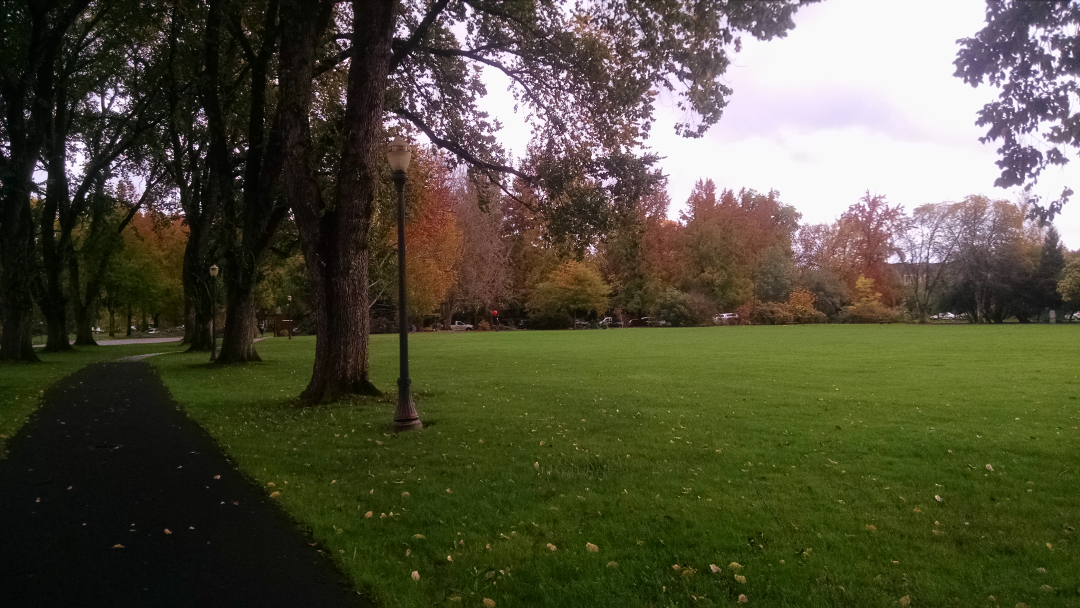
//> input picture photos/Balloon_Park_50.jpg, 4320 x 2432 px, given in place of the camera (shown at 1/4 size)
$ ./FilterTunner   (built with g++ and OpenCV 4)
//> lines starting //> are read from the running program, lines starting //| are printed output that depends on the picture; after the words box and inside, x2 and y2 are one past the last pixel; in counts of white or black regions, pixels touching at a corner belong together
//objectTrackingTutorial.cpp

//Written by  Kyle Hounslow 2013

//Permission is hereby granted, free of charge, to any person obtaining a copy of this software and associated documentation files (the "Software")
//, to deal in the Software without restriction, including without limitation the rights to use, copy, modify, merge, publish, distribute, sublicense,
//and/or sell copies of the Software, and to permit persons to whom the Software is furnished to do so, subject to the following conditions:

//The above copyright notice and this permission notice shall be included in all copies or substantial portions of the Software.

//THE SOFTWARE IS PROVIDED "AS IS", WITHOUT WARRANTY OF ANY KIND, EXPRESS OR IMPLIED, INCLUDING BUT NOT LIMITED TO THE WARRANTIES OF MERCHANTABILITY,
//FITNESS FOR A PARTICULAR PURPOSE AND NONINFRINGEMENT. IN NO EVENT SHALL THE AUTHORS OR COPYRIGHT HOLDERS BE LIABLE FOR ANY CLAIM, DAMAGES OR OTHER
//LIABILITY, WHETHER IN AN ACTION OF CONTRACT, TORT OR OTHERWISE, ARISING FROM, OUT OF OR IN CONNECTION WITH THE SOFTWARE OR THE USE OR OTHER DEALINGS
//IN THE SOFTWARE.

#include <sstream>
#include <string>
#include <iostream>
#include "opencv2/opencv.hpp"
#include "opencv2/gpu/gpu.hpp"
#include "opencv2/highgui/highgui.hpp"
#include <stdio.h>

using namespace cv;
//initial min and max HSV filter values.
//these will be changed using trackbars
int H_MIN = 0;
int H_MAX = 255;
int S_MIN = 0;
int S_MAX = 255;
int V_MIN = 0;
int V_MAX = 255;

//default capture width and height
const int FRAME_WIDTH = 640;
const int FRAME_HEIGHT = 480;
//max number of objects to be detected in frame
const int MAX_NUM_OBJECTS=50;
//minimum and maximum object area
const int MIN_OBJECT_AREA = 20*20;
const int MAX_OBJECT_AREA = FRAME_HEIGHT*FRAME_WIDTH/1.5;
//names that will appear at the top of each window
const string windowName = "Original Image";
const string windowName1 = "HSV Image";
const string windowName2 = "Thresholded Image";
const string windowName3 = "After Morphological Operations";
const string trackbarWindowName = "Trackbars";
void on_trackbar( int, void* )
{//This function gets called whenever a
	// trackbar position is changed


}
// [7 lines left out: function intToString, not called in this run]
void createTrackbars(){
	//create window for trackbars


    namedWindow(trackbarWindowName,0);
	//create memory to store trackbar name on window
	char TrackbarName[50];
	sprintf( TrackbarName, "H_MIN", H_MIN);
	sprintf( TrackbarName, "H_MAX", H_MAX);
	sprintf( TrackbarName, "S_MIN", S_MIN);
	sprintf( TrackbarName, "S_MAX", S_MAX);
	sprintf( TrackbarName, "V_MIN", V_MIN);
	sprintf( TrackbarName, "V_MAX", V_MAX);
	//create trackbars and insert them into window
	//3 parameters are: the address of the variable that is changing when the trackbar is moved(eg.H_LOW),
	//the max value the trackbar can move (eg. H_HIGH),
	//and the function that is called whenever the trackbar is moved(eg. on_trackbar)
	//                                  ---->    ---->     ---->
    createTrackbar( "H_MIN", trackbarWindowName, &H_MIN, H_MAX, on_trackbar );
//> slider 'H_MIN' is set to 51
    createTrackbar( "H_MAX", trackbarWindowName, &H_MAX, H_MAX, on_trackbar );
    createTrackbar( "S_MIN", trackbarWindowName, &S_MIN, S_MAX, on_trackbar );
//> slider 'S_MIN' is set to 51
    createTrackbar( "S_MAX", trackbarWindowName, &S_MAX, S_MAX, on_trackbar );
    createTrackbar( "V_MIN", trackbarWindowName, &V_MIN, V_MAX, on_trackbar );
//> slider 'V_MIN' is set to 51
    createTrackbar( "V_MAX", trackbarWindowName, &V_MAX, V_MAX, on_trackbar );


}
// [88 lines left out: functions drawObject, morphOps, trackFilteredObject, not called in this run]
int main(int argc, char* argv[])
{
	//some boolean variables for different functionality within this
	//program
    bool trackObjects = false;
    bool useMorphOps = false;
	//Matrix to store each frame of the webcam feed
	Mat cameraFeed;
	//matrix storage for HSV image
	Mat HSV;
	vector<Mat> hsvplanes1(3);
	//matrix storage for binary threshold image
	Mat threshold;
	//x and y values for the location of the object
	int x=0, y=0;
	//create slider bars for HSV filtering
	createTrackbars();
	//video capture object to acquire webcam feed
	VideoCapture capture;
	//open capture object at location zero (default location for webcam)
	capture.open(0);
	//set height and width of capture frame
	capture.set(CV_CAP_PROP_FRAME_WIDTH,FRAME_WIDTH);
	capture.set(CV_CAP_PROP_FRAME_HEIGHT,FRAME_HEIGHT);
	//start an infinite loop where webcam feed is copied to cameraFeed matrix
	//all of our operations will be performed within this loop
	while(1){
		//store image to matrix
		capture.read(cameraFeed);
//> cameraFeed is the input picture: 2432 rows x 4320 cols, CV_8UC3; mean B, G, R 59.9, 80.8, 82.4
		//convert frame from BGR to HSV colorspace

		GaussianBlur( cameraFeed, cameraFeed, Size(3,3), 0, 0, BORDER_DEFAULT );
		cvtColor( cameraFeed, cameraFeed, CV_RGB2HSV );
//> cameraFeed: 2432 rows x 4320 cols, CV_8UC3; mean H, S, V 93, 121.6, 87.9
		split(cameraFeed, hsvplanes1);
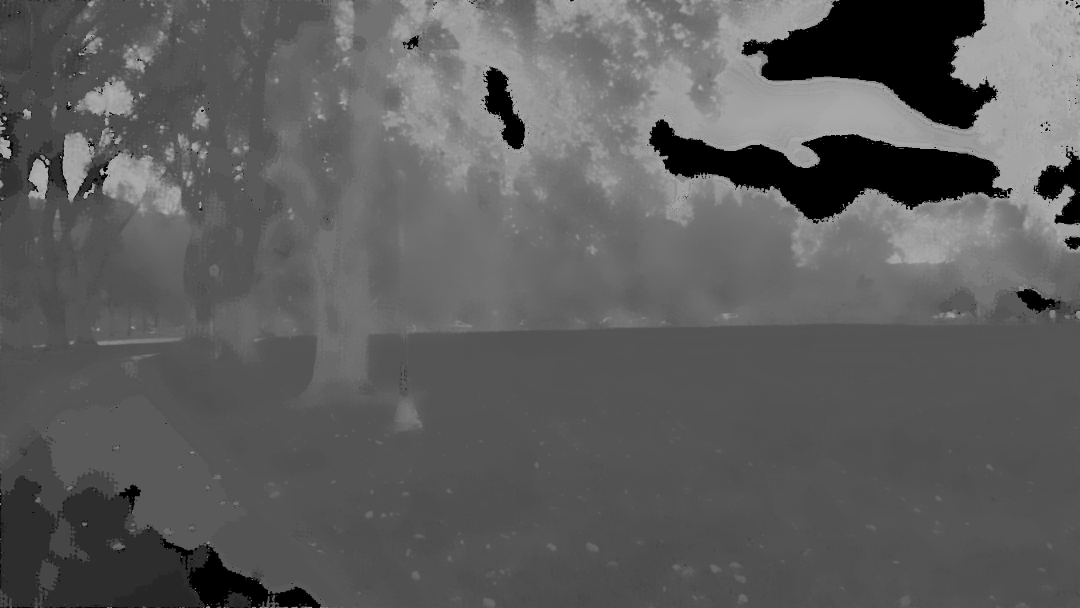
//> hsvplanes1[0]: 2432 rows x 4320 cols, CV_8UC1 (shown at 1/4 size); min 0, max 179, mean 93
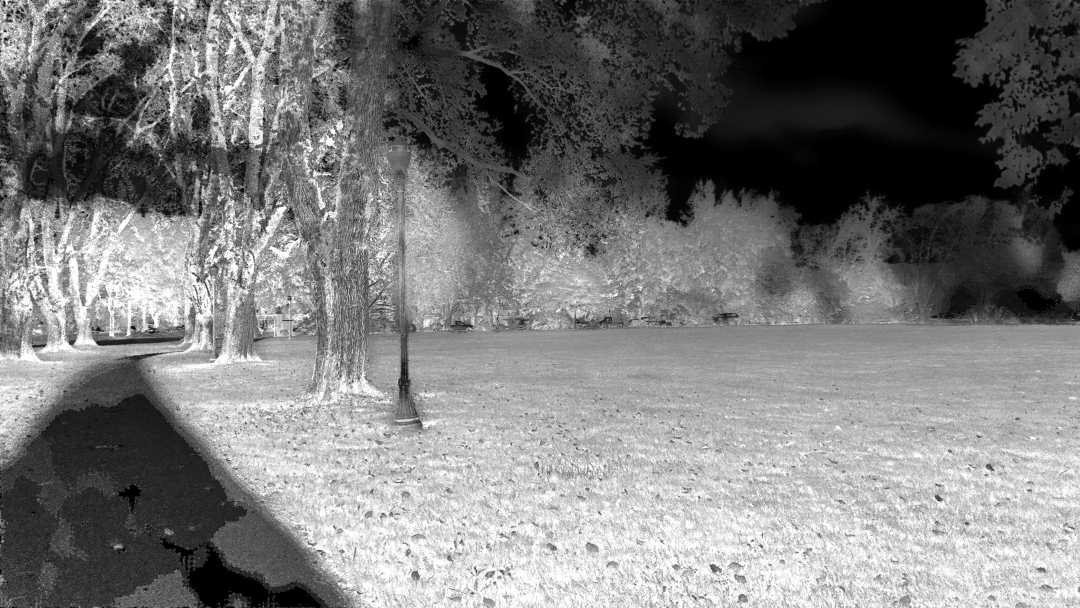
//> hsvplanes1[1]: 2432 rows x 4320 cols, CV_8UC1 (shown at 1/4 size); min 0, max 255, mean 121.6
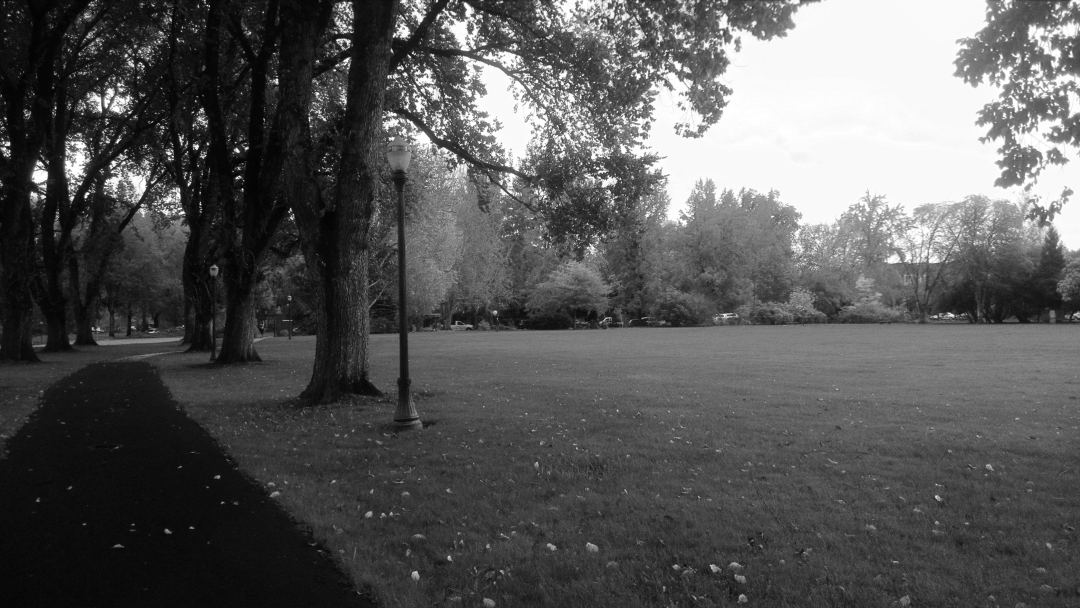
//> hsvplanes1[2]: 2432 rows x 4320 cols, CV_8UC1 (shown at 1/4 size); min 1, max 255, mean 87.9
		//absdiff(hsvplanes1[0], Scalar(90), hsvplanes1[0]);
		cv::inRange(hsvplanes1[0], Scalar(H_MIN), Scalar(H_MAX), hsvplanes1[0]);
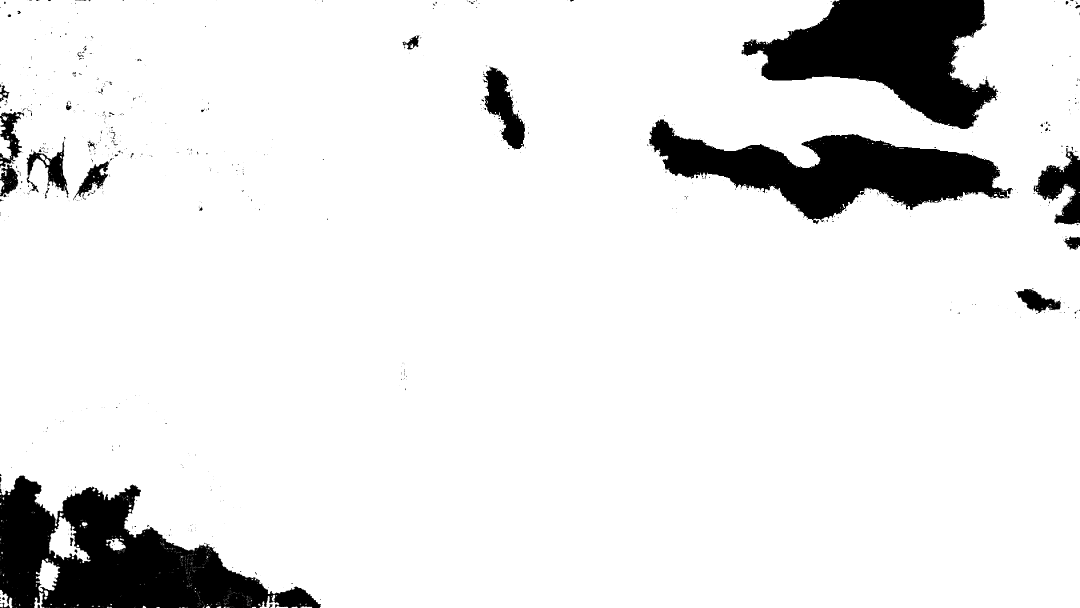
//> hsvplanes1[0]: 2432 rows x 4320 cols, CV_8UC1 (shown at 1/4 size); 90.6% white; 848 black regions (714 under 20 px), largest, box (x1, y1, x2, y2) and area: (0, 1902, 1284, 2432) 336711, (2966, 0, 3993, 516) 282733, (2596, 478, 4052, 897) 260014
		cv::inRange(hsvplanes1[1], Scalar(S_MIN), Scalar(S_MAX), hsvplanes1[1]);
//> hsvplanes1[1]: 2432 rows x 4320 cols, CV_8UC1; 74.6% white; 7780 black regions (5741 under 20 px), largest, box (x1, y1, x2, y2) and area: (2123, 0, 4320, 1290) 1550719, (106, 1573, 1333, 2432) 375971, (1544, 0, 2200, 687) 188571
		cv::inRange(hsvplanes1[2], Scalar(V_MIN), Scalar(V_MAX), hsvplanes1[2]);
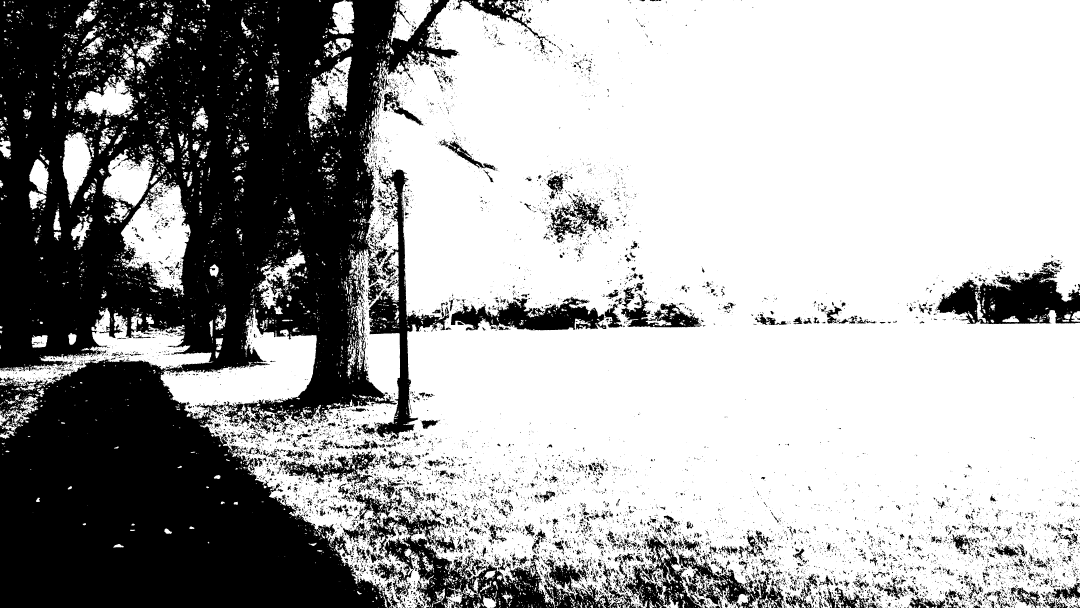
//> hsvplanes1[2]: 2432 rows x 4320 cols, CV_8UC1 (shown at 1/4 size); 65.7% white; 10707 black regions (8495 under 20 px), largest, box (x1, y1, x2, y2) and area: (0, 0, 1835, 2432) 2867002, (1396, 1956, 2217, 2432) 100644, (3745, 1069, 4320, 1297) 73875

		merge(hsvplanes1, HSV);
//> HSV: 2432 rows x 4320 cols, CV_8UC3; mean H, S, V 231, 190.4, 167.6
		//cv::threshold(HSV, threshold, V_MIN, 255, THRESH_TOZERO);
//
		/// Apply Laplace function
//		Laplacian( HSV, threshold, CV_16S, 3, 1, 0, BORDER_DEFAULT );
//		convertScaleAbs( threshold, threshold );

//		cvtColor(cameraFeed,HSV,COLOR_BGR2HSV);
//		//filter HSV image between values and store filtered image to
//		//threshold matrix
//		vector<Mat> hsvplanes(3);
//		cv::split(HSV, hsvplanes);
//		cv::absdiff(hsvplanes[0], Scalar(90), hsvplanes[0]);
//		cv::merge(hsvplanes, HSV);
//		inRange(HSV,Scalar(H_MIN,S_MIN,V_MIN),Scalar(H_MAX,S_MAX,V_MAX),threshold);
//		//perform morphological operations on thresholded image to eliminate noise
//		//and emphasize the filtered object(s)
//		if(useMorphOps)
//		morphOps(threshold);
//		//pass in thresholded frame to our object tracking function
//		//this function will return the x and y coordinates of the
//		//filtered object
//		if(trackObjects)
//			trackFilteredObject(x,y,threshold,cameraFeed);
//
//		//show frames
		//imshow(windowName2,threshold);
		imshow(windowName,cameraFeed);
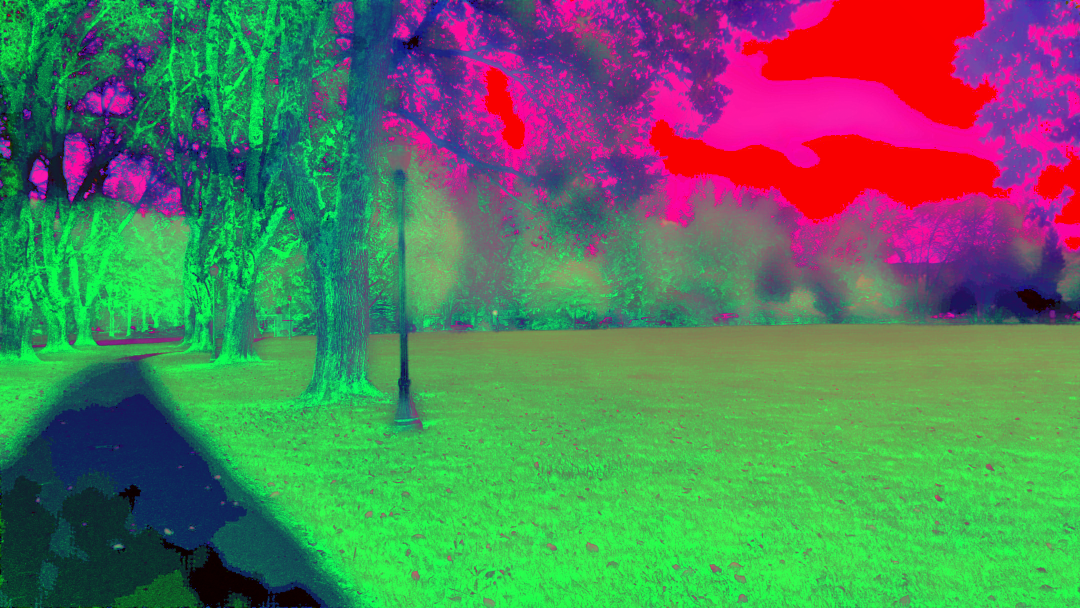
//> window 'Original Image': 2432 rows x 4320 cols, CV_8UC3 (shown at 1/4 size); mean B, G, R 93, 121.6, 87.9
		imshow(windowName1,HSV);
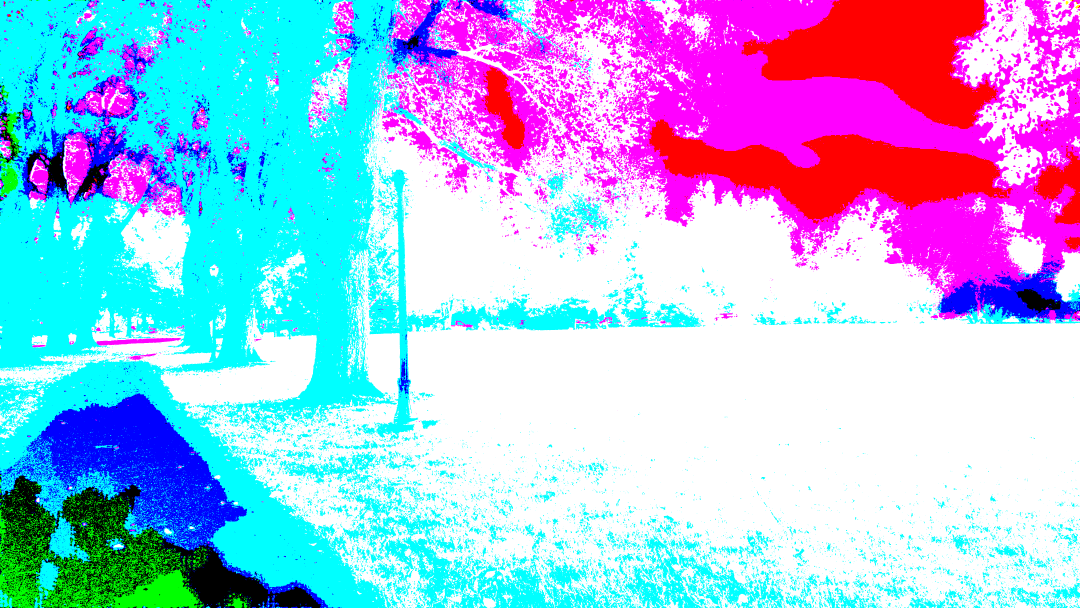
//> window 'HSV Image': 2432 rows x 4320 cols, CV_8UC3 (shown at 1/4 size); mean B, G, R 231, 190.4, 167.6
		imshow("HUE",hsvplanes1[0]);
		imshow("SAT",hsvplanes1[1]);
		imshow("VAL",hsvplanes1[2]);


		//delay 30ms so that screen can refresh.
		//image will not appear without this waitKey() command
		waitKey(30);
	}


	return 0;
}

$ run again, on photos/Balloon_Park_60.jpg
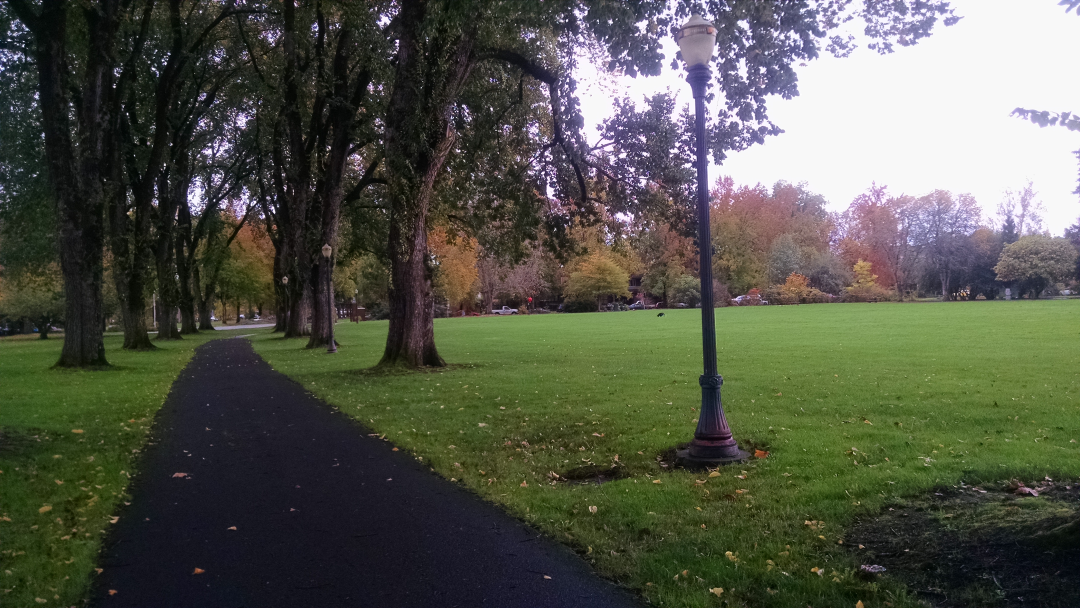
//> input picture photos/Balloon_Park_60.jpg, 4320 x 2432 px, given in place of the camera (shown at 1/4 size)
//> cameraFeed is the input picture: 2432 rows x 4320 cols, CV_8UC3; mean B, G, R 73.7, 85.9, 83.1
//> `cv::inRange(hsvplanes1[0], Scalar(H_MIN), Scalar(H_MAX), hsvplanes1[0]);`:
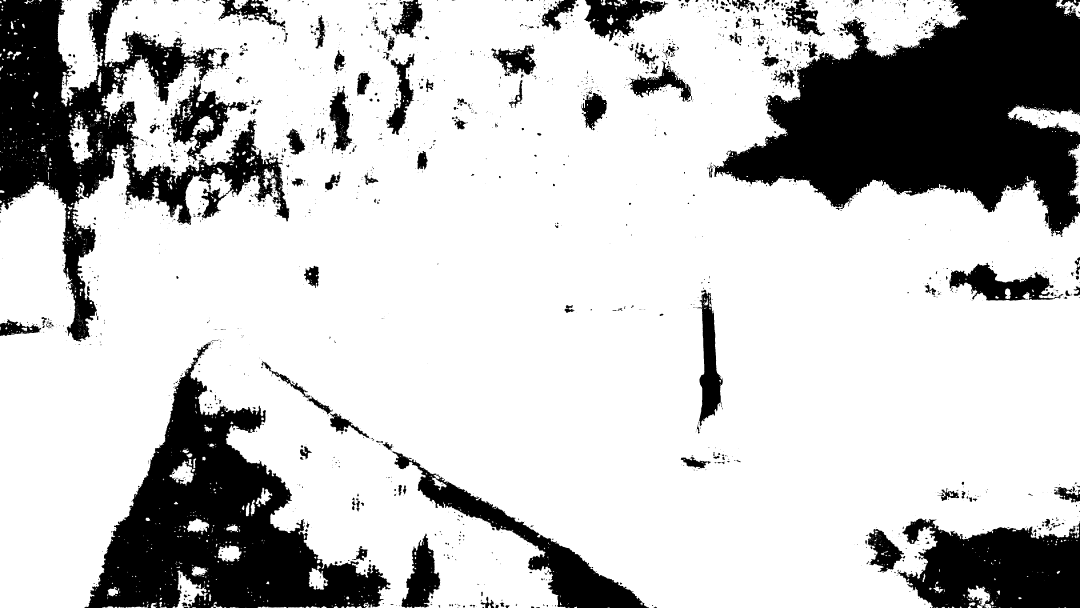
//> hsvplanes1[0]: 2432 rows x 4320 cols, CV_8UC1 (shown at 1/4 size); 77.1% white; 2463 black regions (1815 under 20 px), largest, box (x1, y1, x2, y2) and area: (2854, 0, 4320, 948) 798451, (337, 1358, 1562, 2432) 503222, (0, 0, 1158, 1368) 446173
//> HSV: 2432 rows x 4320 cols, CV_8UC3; mean H, S, V 196.6, 180.2, 158.5
//> `imshow(windowName1,HSV);`:
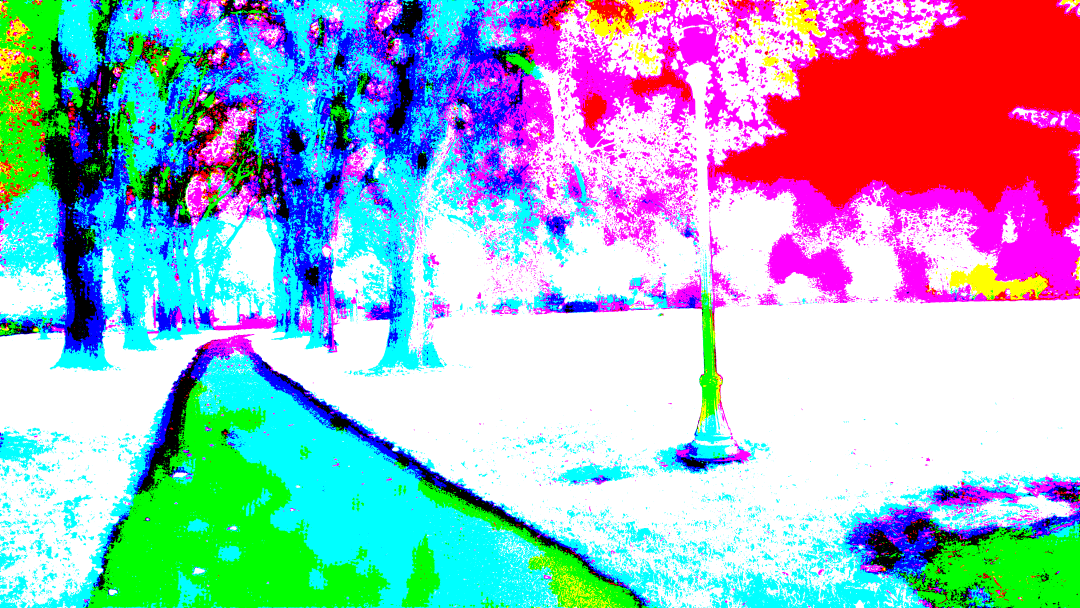
//> window 'HSV Image': 2432 rows x 4320 cols, CV_8UC3 (shown at 1/4 size); mean B, G, R 196.6, 180.2, 158.5
